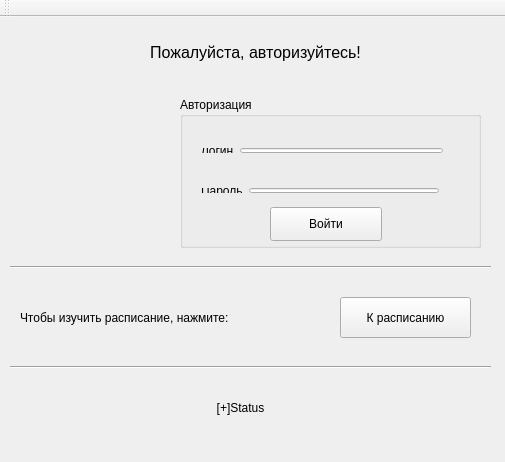
<?xml version="1.0" encoding="UTF-8"?>
<ui version="4.0">
 <class>Login</class>
 <widget class="QMainWindow" name="Login">
  <property name="geometry">
   <rect>
    <x>0</x>
    <y>0</y>
    <width>505</width>
    <height>462</height>
   </rect>
  </property>
  <property name="windowTitle">
   <string>RZHD</string>
  </property>
  <property name="windowIcon">
   <iconset>
    <normaloff>../../../../../../Users/danii/Desktop/rzhd.png</normaloff>../../../../../../Users/danii/Desktop/rzhd.png</iconset>
  </property>
  <widget class="QWidget" name="centralWidget">
   <widget class="QLabel" name="label">
    <property name="geometry">
     <rect>
      <x>50</x>
      <y>380</y>
      <width>381</width>
      <height>21</height>
     </rect>
    </property>
    <property name="text">
     <string>[+]Status</string>
    </property>
    <property name="alignment">
     <set>Qt::AlignCenter</set>
    </property>
   </widget>
   <widget class="QGroupBox" name="groupBox">
    <property name="geometry">
     <rect>
      <x>180</x>
      <y>80</y>
      <width>301</width>
      <height>151</height>
     </rect>
    </property>
    <property name="title">
     <string>Авторизация</string>
    </property>
    <widget class="QPushButton" name="pushButton">
     <property name="geometry">
      <rect>
       <x>90</x>
       <y>110</y>
       <width>112</width>
       <height>34</height>
      </rect>
     </property>
     <property name="text">
      <string>Войти</string>
     </property>
    </widget>
    <widget class="QWidget" name="layoutWidget">
     <property name="geometry">
      <rect>
       <x>10</x>
       <y>80</y>
       <width>260</width>
       <height>27</height>
      </rect>
     </property>
     <layout class="QHBoxLayout" name="horizontalLayout">
      <item>
       <widget class="QLabel" name="label_3">
        <property name="text">
         <string>Пароль</string>
        </property>
       </widget>
      </item>
      <item>
       <widget class="QLineEdit" name="lineEdit_Password">
        <property name="echoMode">
         <enum>QLineEdit::Password</enum>
        </property>
       </widget>
      </item>
     </layout>
    </widget>
    <widget class="QWidget" name="layoutWidget">
     <property name="geometry">
      <rect>
       <x>10</x>
       <y>40</y>
       <width>264</width>
       <height>27</height>
      </rect>
     </property>
     <layout class="QHBoxLayout" name="horizontalLayout_2">
      <item>
       <widget class="QLabel" name="label_2">
        <property name="text">
         <string>Логин</string>
        </property>
       </widget>
      </item>
      <item>
       <widget class="QLineEdit" name="lineEdit_username"/>
      </item>
     </layout>
    </widget>
   </widget>
   <widget class="QLabel" name="label_4">
    <property name="geometry">
     <rect>
      <x>10</x>
      <y>70</y>
      <width>161</width>
      <height>141</height>
     </rect>
    </property>
    <property name="text">
     <string/>
    </property>
    <property name="pixmap">
     <pixmap>../../../../../../Users/danii/Desktop/rzhd.png</pixmap>
    </property>
    <property name="scaledContents">
     <bool>true</bool>
    </property>
   </widget>
   <widget class="QPushButton" name="pushButton_user">
    <property name="geometry">
     <rect>
      <x>340</x>
      <y>280</y>
      <width>131</width>
      <height>41</height>
     </rect>
    </property>
    <property name="text">
     <string>К расписанию</string>
    </property>
   </widget>
   <widget class="Line" name="line">
    <property name="geometry">
     <rect>
      <x>10</x>
      <y>240</y>
      <width>481</width>
      <height>20</height>
     </rect>
    </property>
    <property name="orientation">
     <enum>Qt::Horizontal</enum>
    </property>
   </widget>
   <widget class="QLabel" name="label_6">
    <property name="geometry">
     <rect>
      <x>20</x>
      <y>280</y>
      <width>311</width>
      <height>41</height>
     </rect>
    </property>
    <property name="font">
     <font>
      <pointsize>9</pointsize>
     </font>
    </property>
    <property name="text">
     <string>Чтобы изучить расписание, нажмите:</string>
    </property>
   </widget>
   <widget class="Line" name="line_2">
    <property name="geometry">
     <rect>
      <x>10</x>
      <y>340</y>
      <width>481</width>
      <height>20</height>
     </rect>
    </property>
    <property name="orientation">
     <enum>Qt::Horizontal</enum>
    </property>
   </widget>
   <widget class="QLabel" name="label_5">
    <property name="geometry">
     <rect>
      <x>30</x>
      <y>20</y>
      <width>451</width>
      <height>31</height>
     </rect>
    </property>
    <property name="font">
     <font>
      <pointsize>12</pointsize>
     </font>
    </property>
    <property name="text">
     <string>Пожалуйста, авторизуйтесь!</string>
    </property>
    <property name="alignment">
     <set>Qt::AlignCenter</set>
    </property>
   </widget>
  </widget>
  <widget class="QToolBar" name="mainToolBar">
   <attribute name="toolBarArea">
    <enum>TopToolBarArea</enum>
   </attribute>
   <attribute name="toolBarBreak">
    <bool>false</bool>
   </attribute>
  </widget>
 </widget>
 <layoutdefault spacing="6" margin="11"/>
 <resources/>
 <connections/>
</ui>
